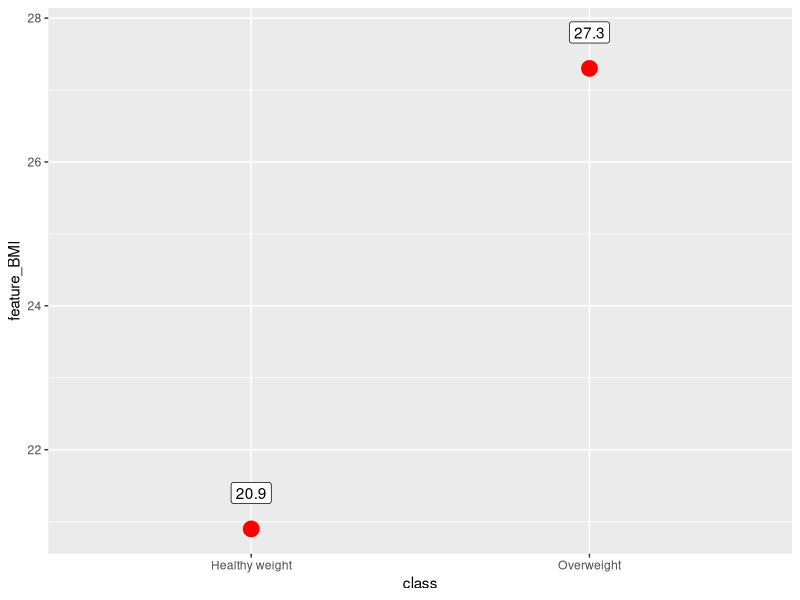
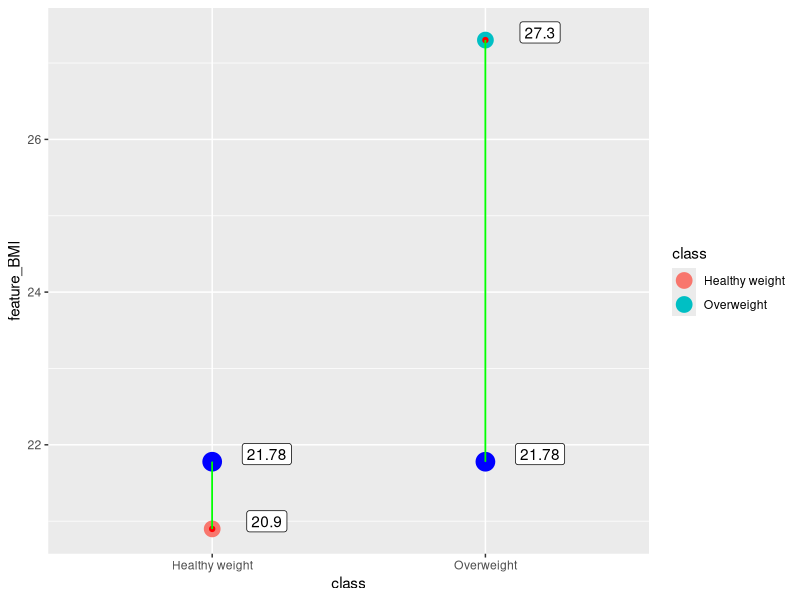
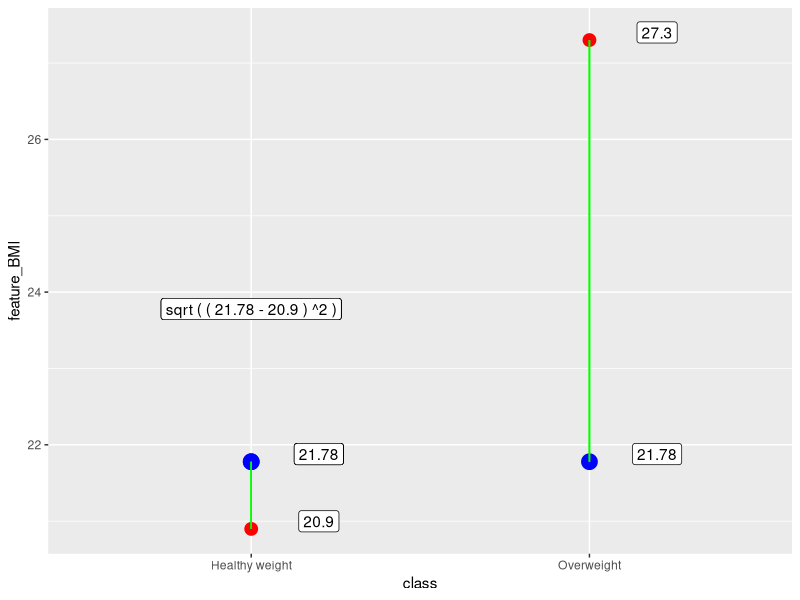
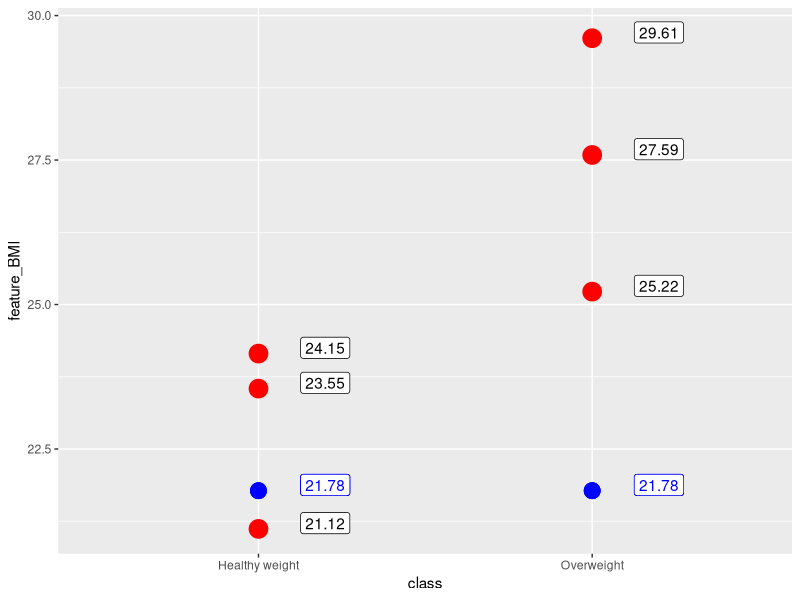
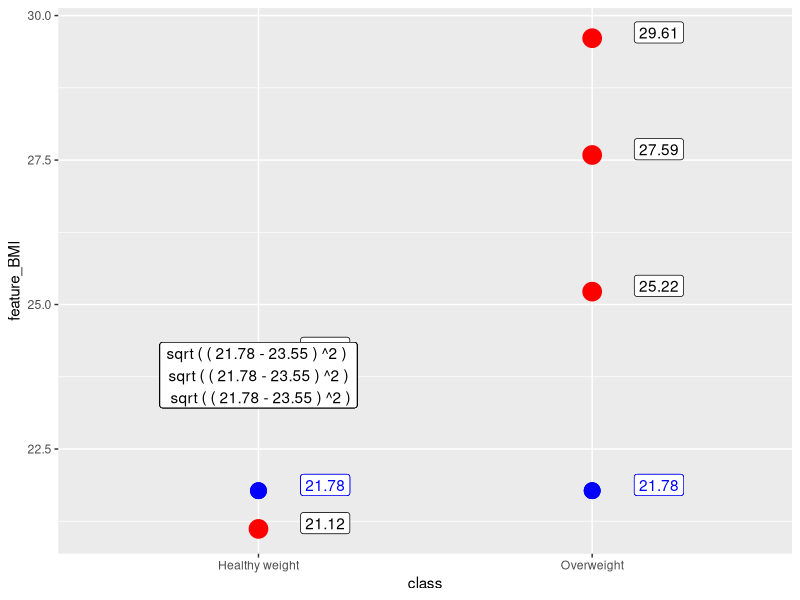
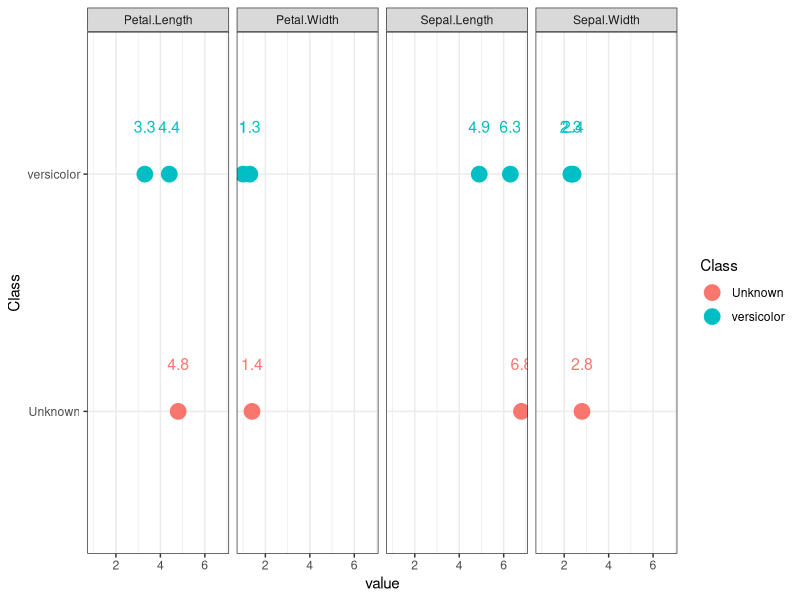

Generate these figures, in order, with R: (Note: this script raises an error after producing the figures.)
library(dplyr)
library(tibble)
library(ggplot2)
library(tidyr)
library(class)

# n<-1000
# sample_1<-tibble( x1=rnorm(n,10,2),
#                   x2=runif(n, min = 100, max = 200) , 
#                   x3=rexp(n,0.1) , 
#                   x4=sample(0:1,n,replace = TRUE) , 
#                   x5=rchisq(n, 5, ncp = 50) ,
#                   x6=log( rnorm(n,10,2) ) )
# 
# glimpse(sample_1)

#######################  PART_1
# knn is example of supervised classification technique


#  To initiate knn the follwong action shoul be taken:
#  Data inspection and normalisation
#  Splitting data into training and testing datasets
#  Fitting the model to training data
#  Evaluate perfomance on test data
#  Model tuning , specifically, for knn, determining optimal values of k
# optimal normalisation procedure

# knn is extremely powerfull when applied
# to homogenous data, speficically,
# it is suited very well to numerical features

# General routone for knn is the following:
## ?

#  Now, how to measure similary of instances or records
#  Traditionally Euclidian distance us applied

# assume 2 dimentional space with 2 points

sample_1<-data.frame(  feature_BMI=c( runif(1,18.5,24.9),
                                      runif(1, 25.0,29.9)),
                       class=c( "Healthy weight","Overweight" ),
                       row.names=c("inst_1  ","inst_2  ")   )

View(sample_1)


ggplot(data=sample_1,aes(y= feature_BMI ,x=class))+
  geom_point(col="red",cex=5)+
  geom_label(aes(label=round(feature_BMI,2)  ),nudge_y = 0.5 )


# Now assume , we need to decide , to which instance 
# we should assign new point , should it belong to 
# Forst or second class

set.seed(123)
new_point<-runif(1,18.5,29.9)

ggplot(data=sample_1,aes(y= feature_BMI ,x=class))+
  geom_point(aes(col=class),cex=5)+
  geom_label(aes(label=round(feature_BMI,2)  ),nudge_y = 0.1,nudge_x=0.2 )+
  geom_point(col="red")+geom_point(aes(y=new_point),col="blue",cex=6) +
  geom_segment(x="Healthy weight",y=new_point,xend = "Healthy weight", yend = sample_1$feature_BMI[1],
               color="green")+
  geom_segment(x="Overweight",y=new_point,xend = "Overweight", yend = sample_1$feature_BMI[2],
               color="green")+
  geom_label(aes(label=round(new_point,2),x=class,y=new_point  ),nudge_y = 0.1,nudge_x=0.2 )


# Lets estimate Euclidian Distance between 2 poins, we have only 1 instance
# per feature , threfore we would check knn where k in one 

dist_1<- sqrt( (new_point-sample_1$feature_BMI[1])^2 )
dist_2<- sqrt( (new_point-sample_1$feature_BMI[2])^2 )

sample_1["Eu_Dist"]<-c(dist_1 ,dist_2 )

sample_1<-sample_1 %>% mutate(Eu_Dist=sqrt( (new_point-feature_BMI)^2 ))

# now lets add new record

sample_1<-sample_1 %>% dplyr::bind_rows( tibble(feature_BMI=new_point,class=NA,Eu_Dist=NA) )
sample_1$class[3]<-"Healthy weight"
sample_1$class[3]<-sample_1$class[ which.min(sample_1$Eu_Dist) ]

class::knn( train=sample_1[c(1,2),1],
            test=new_point,
            cl=sample_1[c(1,2),2],
            k=1, prob=TRUE )


ggplot(data=sample_1,aes(y= feature_BMI ,x=class))+
  geom_point(col="red",cex=4)+
  geom_label(aes(label=round(feature_BMI,2)  ),nudge_y = 0.1,nudge_x=0.2 )+
  geom_point(col="red")+geom_point(aes(y=new_point),col="blue",cex=5) +
  geom_segment(x="Healthy weight",y=new_point,xend = "Healthy weight", yend = sample_1$feature_BMI[1],
               color="green")+
  geom_segment(x="Overweight",y=new_point,xend = "Overweight", yend = sample_1$feature_BMI[2],
               color="green")+
  geom_label(aes(label=round(new_point,2),x=class,y=new_point  ),nudge_y = 0.1,nudge_x=0.2 )+
  geom_label(aes(label=paste( "sqrt","(","(",round(new_point,2),"-",
                              round(feature_BMI[1],2) ,")","^2",")"),
                 x="Healthy weight",y=new_point  ),nudge_y = 2,nudge_x=0 )



#######################  PART_2

sample_3<-data.frame(  feature_BMI=c( runif(3,18.5,24.9),
                                      runif(3, 25.0,29.9)),
                       class=c( rep("Healthy weight",3),rep("Overweight",3) ) )

ggplot(data=sample_3,aes(y= feature_BMI ,x=class))+
  geom_point(col="red",cex=6)+
  geom_label(aes(label=round(feature_BMI,2)  ),nudge_y = 0.1,nudge_x=0.2 )+
  geom_point(col="red")+geom_point(aes(y=new_point),col="blue",cex=5) +
  geom_label(aes(label=round(new_point,2),x=class,y=new_point  ),nudge_y = 0.1,nudge_x=0.2,color="blue" )


sample_3<-sample_3 %>% mutate(Eu_Dist=sqrt( (new_point-feature_BMI)^2 ))


ggplot(data=sample_3,aes(y= feature_BMI ,x=class))+
  geom_point(col="red",cex=6)+
  geom_label(aes(label=round(feature_BMI,2)  ),nudge_y = 0.1,nudge_x=0.2 )+
  geom_point(col="red")+geom_point(aes(y=new_point),col="blue",cex=5) +
  geom_label(aes(label=round(new_point,2),x=class,y=new_point  ),nudge_y = 0.1,nudge_x=0.2,color="blue" )+
  geom_label(aes(label=paste( "sqrt","(","(",round(new_point,2),"-",round(feature_BMI[1],2) ,")","^2",")","\n",
                              "sqrt","(","(",round(new_point,2),"-",round(feature_BMI[1],2) ,")","^2",")","\n",
                              "sqrt","(","(",round(new_point,2),"-",round(feature_BMI[1],2) ,")","^2",")"),
                 x="Healthy weight",y=new_point  ),nudge_y = 2,nudge_x=0 )


# Assume that k equals 3 , threrefore we need to choode free nearest neighbours

sample_3 <-sample_3 %>% arrange(Eu_Dist) %>% slice(1:3)

table(sample_3$class)
prop.table( table(sample_3$class) )

class::knn( train=sample_3[,1],test=new_point,cl=sample_3[,2],k=3, prob=TRUE )




############ PART 3

sample_4<-iris
View(sample_4)


# in this example there are 4 features which 
# are characeristics of 3 different plants, 
# out target is to find class[Species] of 
# plant fiven its 4 featues


# lets draw single row we would like to predict

set.seed(321)
loc<-sample(1:nrow(sample_4),3 ) # we randomly generate 3 indices
test_row_1<-sample_4[ loc[1]   , -5  ]
test_row_cl<-sample_4[ loc[1]   , 5  ]

# what classes are available 
sample_4$Species %>% unique()

# in previous example we had only 1 feature 
# here are 4 features which all should be part
# of equation 

# First off all wee ned to draw 4 graphs, 
# 1 graph per feature where each graph contains
# 1 point from test set and 2 form training set

train_row_2<-sample_4[loc[c(2,3)],  ]

# 
train_row_2
test_row_1

# here we have 2 instances from taining set and 
# we need to decide which is closer in terms of 
# euclidian distance to test_row_1

# we need to bind data into tibble to produce meaningfull plot
# this transformation is srequired 
# to apply ggplot with facets
gg_train<-train_row_2 %>% pivot_longer(Sepal.Length:Petal.Width ,
                                       names_to="Feature") %>%
  rename("Class"="Species")  

gg_test<-test_row_1 %>% pivot_longer(Sepal.Length:Petal.Width ,
                                     names_to="Feature") %>%
  mutate(Class="Unknown") %>% select(Class,Feature,value)

gg_in<-bind_rows(gg_train,gg_test)

ggplot(data=gg_in,aes(y=Class,x=value))+ 
  geom_point(aes(col= Class),cex=5)+
  geom_text(aes(label=round(value,2),color=Class ),cex=4,nudge_y = 0.2 ) + 
  facet_grid(~Feature,  space="free") +
  theme_bw()


train_row_2[,-5]-test_row_1 
train_row_2[,-5]-test_row_1[ c(1,1),] 
# this is how to extract values element wise

(train_row_2[,-5]-test_row_1[ c(1,1), ])^2

Eu_Dist=rowSums( (train_row_2[,-5]-test_row_1[ c(1,1),-5 ])^2 ) %>% sqrt()

train_row_2<- train_row_2 %>% 
  mutate(Eu_Dist=Eu_Dist) %>%
  arrange(Eu_Dist)

class::knn( train=train_row_2[,c(-5,-6)],
            test=test_row_1[ ,-5 ],k=2,
            cl=train_row_2[,5],
            prob=TRUE)






##### Lets apply knn to each onbservation 


loc<-sample(1:nrow(sample_4),20 )
test_set<-sample_4[ loc   , -5 ]
test_set_actual<-sample_4[ loc   , 5 ]
train_set<-sample_4[ -loc   , ]


m1_knn<-knn( train=train_set[,-5],
             test=test_set,
             cl=train_set[,5], k=3,
             prob=TRUE)

sum(m1_knn==test_set_actual)/ length(test_set_actual)

##  now lest write our own fucntion to come up with solution 


n_test<-nrow(test_set)
n_train<-nrow(train_set)
out<-rep("",n_test)

for ( i in 1:n_test) {
  
  Eu_Dist=rowSums( (train_set[,-5] - test_set[i,][c(rep(1,n_train)), ] ) ^2 ) %>% sqrt()
  train_buf<-train_set %>% mutate(Eu_Dist=Eu_Dist) %>% arrange(Eu_Dist) %>%
    slice(1:3)
  class_buf<-names( which.max(table(train_buf$Species)))
  out[i]<-class_buf
  
} 

sum(out==test_set_actual)/ n_test

# identical 


# now lets multiply each column by random number
loc<-sample(1:nrow(sample_4),20 )
sample_5<-iris
# sample_5[,c(1:4)]<-apply(sample_5[,c(1:4)],MARGIN=2, 
#                        function(x) return( x*runif(1,10,10000))  )
# 
# sample_5[,c(1:4)]/iris[,c(1:4)] 

test_set<-sample_5[ loc   , -5 ]
test_set_actual<-sample_5[ loc   , 5 ]
train_set<-sample_5[ -loc   , ]
lapply(train_set[,1:4],range)

m1_knn<-knn( train=train_set[,-5],
             test=test_set,
             cl=train_set[,5], k=3,
             prob=TRUE)

sum(m1_knn==test_set_actual)/ n_test


normalize<-function(x){
  return((x-min(x))/(max(x)-min(x)))
}      

train_set[,-5]<-apply(train_set[,-5], MARGIN=2 ,normalize)
test_set<-apply(test_set, MARGIN=2 ,normalize)
lapply(train_set[,1:4],range)


m1_knn<-knn( train=train_set[,-5],
             test=test_set,
             cl=train_set[,5], k=3,
             prob=TRUE)

sum(m1_knn==test_set_actual)/ n_test
